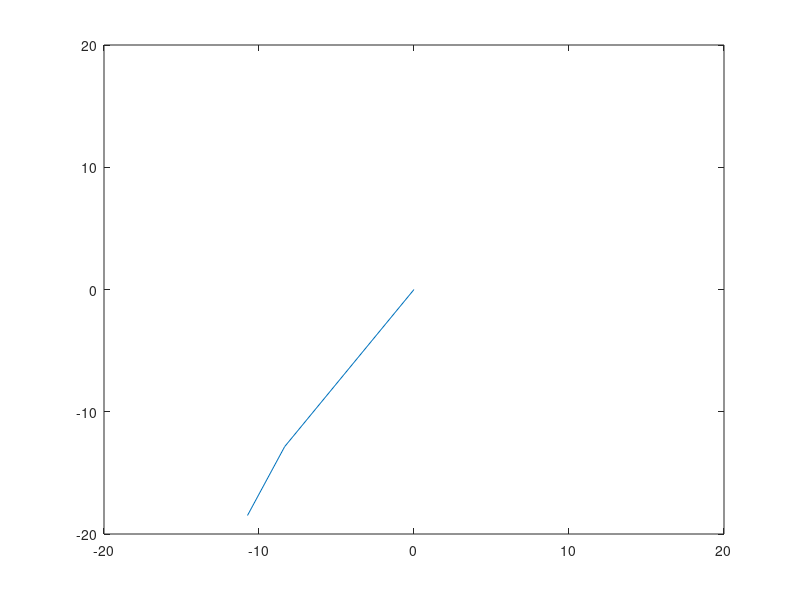

Here is the MATLAB script that generated this plot:
% definição das primeiras variáveis
a = 2;
b = 1;
t = 0:0.01:4;
n = length(t);
A = 2;
B = 3;
omega = 4; 
omega2 = 5;

% definição das funções dos ângulos
theta = A*sin(omega*t);
thetap = A*omega*cos(omega*t);
phi = B*sin(omega2*t);
phip = B*omega2*cos(omega2*t);

% definição das matrizes posições iniciais
rAp = zeros(2,n);
rBp = zeros(2,n);

for i=1:n
     rAp(:,i) = thetap(i)*[0,-1;1,0]*[cos(theta(i)),-sin(theta(i));sin(theta(i)),cos(theta(i))]*[a;0];
     rBp(:,i) = rAp(:,i) + phip(i)*[0,-1;1,0]*[cos(phi(i)),-sin(phi(i));sin(phi(i)),cos(phi(i))]*[b;0];
end

for i=1:n
   plot([0 rAp(1,i) rBp(1,i)],[0 rAp(2,i) rBp(2,i)])
   axis([-20 20 -20 20]);
   M(i) = getframe;
end

movie(M)

